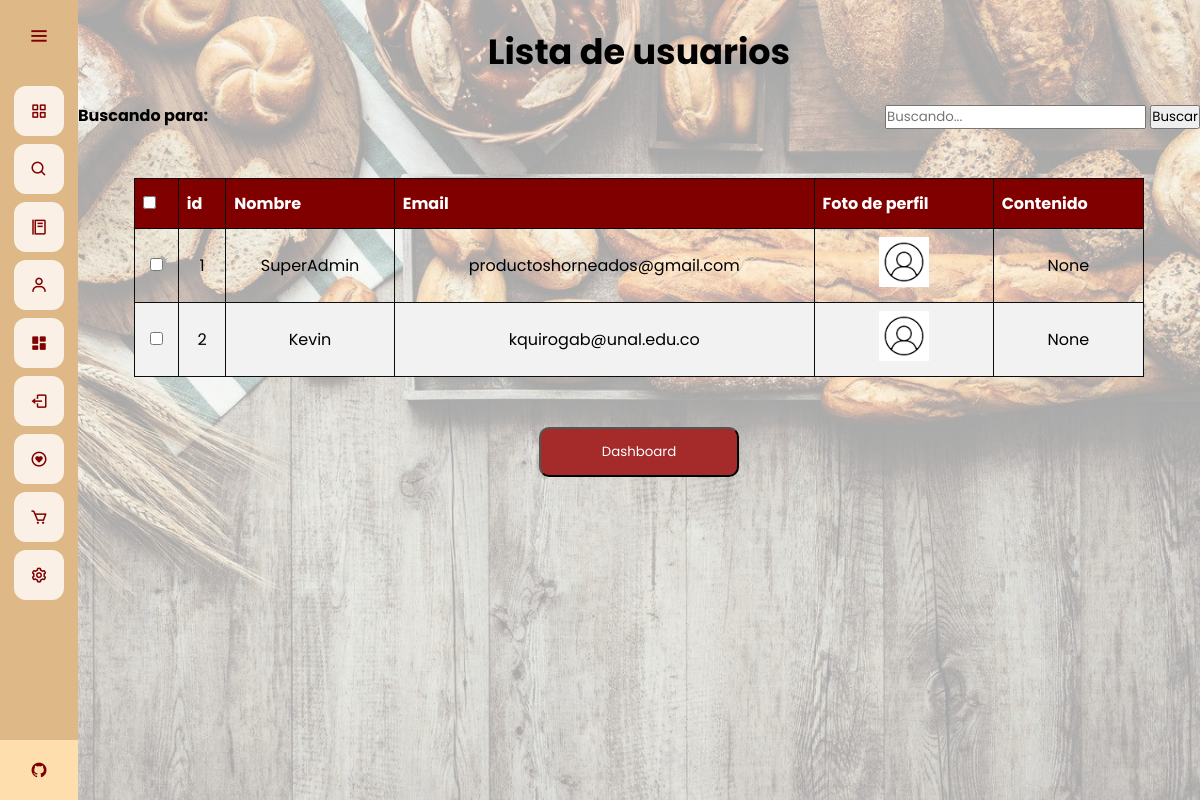
Page /admin-dash/editar-usuario (signed in) on the committed database.
### app.py (models this page shows)
class User(database.Model, UserMixin):
	id = database.Column(database.Integer, primary_key=True)
	email = database.Column(database.String(30), unique=True)
	username = database.Column(database.String(20), nullable=False, unique=True)
	password = database.Column(database.String(80), nullable=False)
	profile_pic = database.Column(database.String(40), nullable=False, default='default.jpg')
	bio_content = database.Column(database.String(1000))
	verified = database.Column(database.Boolean(), default=False)
	commenter = database.relationship('Comment', backref='commenter', lazy='dynamic')
	wish = database.relationship('Wish', backref='liker', lazy='dynamic')

### app.py (the view)
@app.route("/admin-dash/editar-usuario", methods=['GET','POST'])
@login_required
def lista_usuario():
	if current_user.username == "SuperAdmin":
		pages = 5
		users = User.query.filter().all()
		if request.method == 'POST' and 'tag' in request.form:
			tag = request.form["tag"]
			search = "%{}%".format(tag)
			users = User.query.filter(User.username.like(search))
			return render_template("edituser.html", users = users, tag = tag)
		return render_template("listuser.html", users = users)
	else:
		return redirect(url_for('home'))

### app.py (called while the page is built)
@login_manager.user_loader
def load_user(user_id):
	return User.query.get(int(user_id))

@app.before_request
def make_session_permanent():
    session.permanent = True

### templates/listuser.html (shortened to what this page needs)
{% extends 'base.html' %}
{% block style %}
<link rel="stylesheet" href="{{ url_for('static', filename='css/style_listuser.css') }}">
{% endblock %}
{% block content %}
<br>
<h1 class = "title">
    Lista de usuarios
</h1>
<br>
<div class="container">
    <div class="tabsearch">
        <div class="tag-1">
            <strong>
                Buscando para: {{ tag }}
            </strong>
        </div>
        <div class="form-1">
            <form action="" method="POST" autocomplete="on">
                <input type="text" class="form-control" name="tag" id="tag" placeholder="Buscando..." />
                <input type="submit" value="Buscar" class="form-control btn btn-primary " name="">
            </form>
        </div>
    </div>
    <br>
    <br>
    <br>
    <div class="table-div">
        <table id="tableu" class="tableu" style="width: 90%">
            <thead>
                <tr>
                    <th>
                        <input type="checkbox" onclick="checkAll(this)">
                    </th>
                    <th>id</th>
                    <th>Nombre</th>
                    <th>Email</th>
                    <th>Foto de perfil</th>
                    <th>Contenido</th>
                </tr>
            </thead>
            <br>
            <tbody>
                {% for user in users %}
                <tr>
                    <td><input type="checkbox" name="user"></td>
                    <td>{{ user.id }}</td>
                    <td>{{ user.username }}</td>
                    <td>{{ user.email }}</td>
                    <td><img src="{{ url_for('static', filename='profile_pics/'+ user.profile_pic) }}" alt="" class="images">
                    </td>
                    <td>{{ user.bio_content }}</td>
                </tr>
                {% endfor %}
            </tbody>
        </table>
    </div>
</div>
<br>
<br>
<div class="other">
    <a href="{{url_for('dashboard')}}">
        <button type="button" class="buttond">
            Dashboard
        </button>
    </a>
</div>
{% endblock %}

### static/css/style_base.css (style rules this page uses)
* { margin: 0; padding: 0; box-sizing: border-box; font-family: "Poppins" , sans-serif; }

### static/css/style_listuser.css (style rules this page uses)
.title { text-align: center; font-size: 35px; }
.table-div { display: flex; justify-content: center; align-items: center; }
#tableu { font-family: Arial, Helvetica, sans-serif; border-collapse: collapse; width: 100%; }
#tableu td, #tableu th { border: 1px solid rgb(14, 13, 13); padding: 8px; }
#tableu tr:nth-child(even) { background-color: #f2f2f2; }
#tableu th { padding-top: 12px; padding-bottom: 12px; text-align: left; background-color: #800000; color: white; }
.images { width: 50px; }
.tableu td { text-align: center; vertical-align: middle; }
.tag-1 { float: left; }
.form-1 { float: right; }
.other { display: flex; justify-content: center; align-items: center; }
.buttond { width: 200px; height: 50px; color: white; background-color: brown; border-radius: 10px; cursor: pointer; }

### rows in the picture
User: id "1", username "SuperAdmin", email "productoshorneados@gmail.com", profile_pic (placeholder picture), bio_content "None"
User: id "2", username "Kevin", email "kquirogab@unal.edu.co", profile_pic (placeholder picture), bio_content "None"
